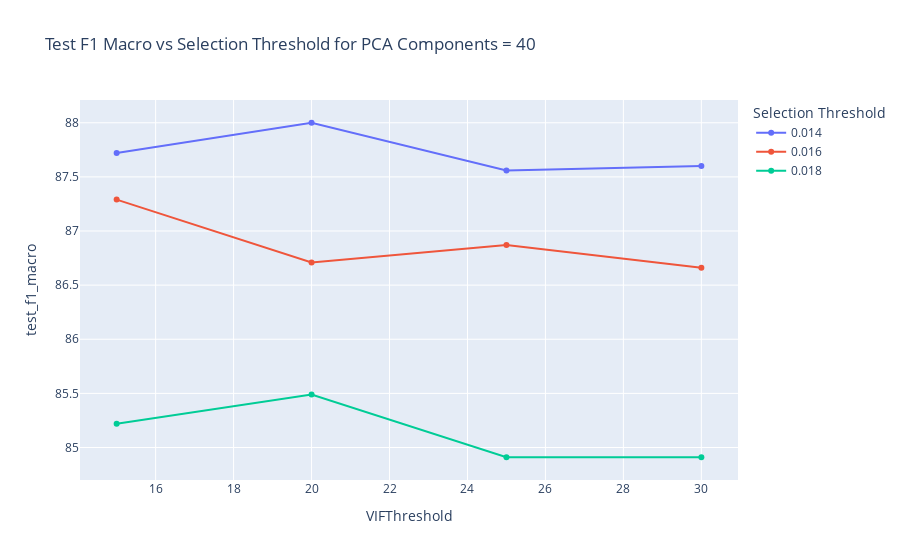
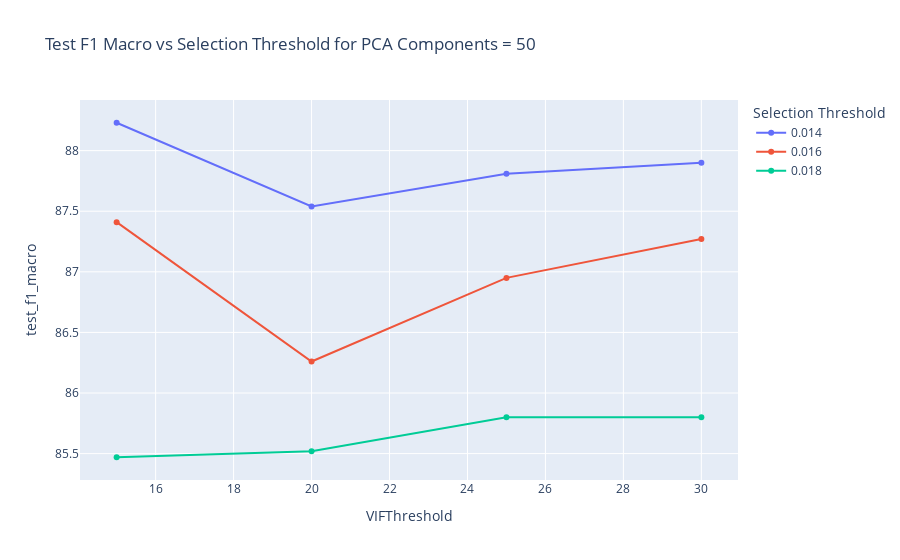
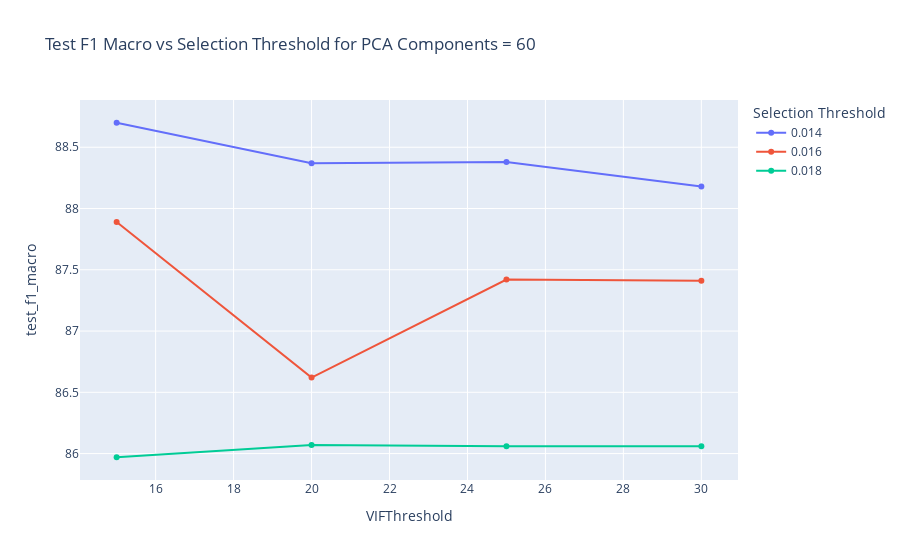
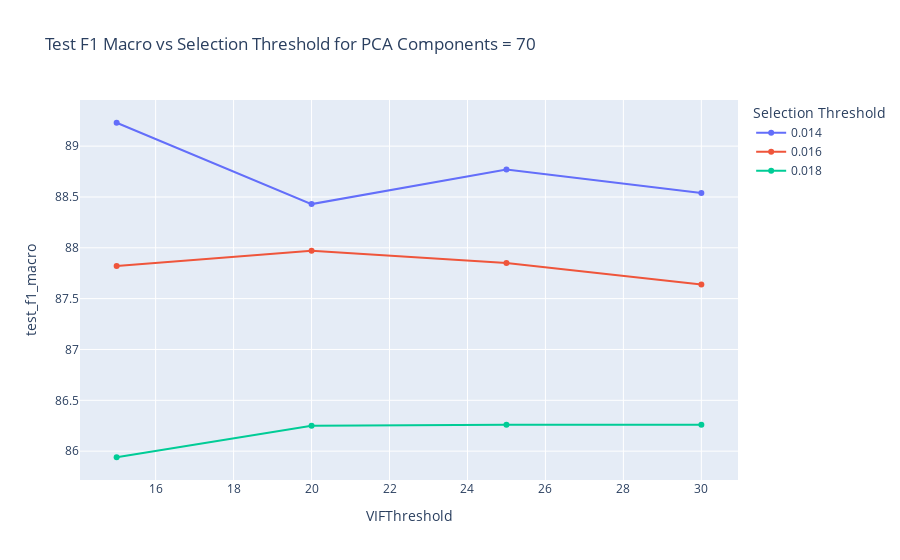

Source (notebook cell) for these figures, in order:
### Code cell
l = list(range(40,101,10))  # example value
# Filter the dataframe
for chosen_pca in l:
    df_filtered = table[table['PCA_n_Components'] == chosen_pca]
    # Create the line plot
    fig = px.line(df_filtered, 
                x='VIFThreshold', 
                y='test_f1_macro', 
                color='Selection Threshold', 
                markers=True,
                title=f"Test F1 Macro vs Selection Threshold for PCA Components = {chosen_pca}")

    fig.show()

### Figure 1 — Plotly figure (JSON) as saved in the notebook; plotly's stock layout.template omitted (floating-point values rounded to 4 significant figures)
{"data": [{"hovertemplate": "Selection Threshold=0.014<br>VIFThreshold=%{x}<br>test_f1_macro=%{y}<extra></extra>", "legendgroup": "0.014", "line": {"color": "#636efa", "dash": "solid"}, "marker": {"symbol": "circle"}, "mode": "lines+markers", "name": "0.014", "orientation": "v", "showlegend": true, "type": "scatter", "x": [15, 20, 25, 30], "xaxis": "x", "y": [87.72, 88.0, 87.56, 87.6], "yaxis": "y"}, {"hovertemplate": "Selection Threshold=0.016<br>VIFThreshold=%{x}<br>test_f1_macro=%{y}<extra></extra>", "legendgroup": "0.016", "line": {"color": "#EF553B", "dash": "solid"}, "marker": {"symbol": "circle"}, "mode": "lines+markers", "name": "0.016", "orientation": "v", "showlegend": true, "type": "scatter", "x": [15, 20, 25, 30], "xaxis": "x", "y": [87.29, 86.71, 86.87, 86.66], "yaxis": "y"}, {"hovertemplate": "Selection Threshold=0.018<br>VIFThreshold=%{x}<br>test_f1_macro=%{y}<extra></extra>", "legendgroup": "0.018", "line": {"color": "#00cc96", "dash": "solid"}, "marker": {"symbol": "circle"}, "mode": "lines+markers", "name": "0.018", "orientation": "v", "showlegend": true, "type": "scatter", "x": [15, 20, 25, 30], "xaxis": "x", "y": [85.22, 85.49, 84.91, 84.91], "yaxis": "y"}], "layout": {"legend": {"title": {"text": "Selection Threshold"}, "tracegroupgap": 0}, "title": {"text": "Test F1 Macro vs Selection Threshold for PCA Components = 40"}, "xaxis": {"anchor": "y", "domain": [0, 1], "title": {"text": "VIFThreshold"}}, "yaxis": {"anchor": "x", "domain": [0, 1], "title": {"text": "test_f1_macro"}}}}

### Figure 2 — Plotly figure (JSON) as saved in the notebook; plotly's stock layout.template omitted (floating-point values rounded to 4 significant figures)
{"data": [{"hovertemplate": "Selection Threshold=0.014<br>VIFThreshold=%{x}<br>test_f1_macro=%{y}<extra></extra>", "legendgroup": "0.014", "line": {"color": "#636efa", "dash": "solid"}, "marker": {"symbol": "circle"}, "mode": "lines+markers", "name": "0.014", "orientation": "v", "showlegend": true, "type": "scatter", "x": [15, 20, 25, 30], "xaxis": "x", "y": [88.23, 87.54, 87.81, 87.9], "yaxis": "y"}, {"hovertemplate": "Selection Threshold=0.016<br>VIFThreshold=%{x}<br>test_f1_macro=%{y}<extra></extra>", "legendgroup": "0.016", "line": {"color": "#EF553B", "dash": "solid"}, "marker": {"symbol": "circle"}, "mode": "lines+markers", "name": "0.016", "orientation": "v", "showlegend": true, "type": "scatter", "x": [15, 20, 25, 30], "xaxis": "x", "y": [87.41, 86.26, 86.95, 87.27], "yaxis": "y"}, {"hovertemplate": "Selection Threshold=0.018<br>VIFThreshold=%{x}<br>test_f1_macro=%{y}<extra></extra>", "legendgroup": "0.018", "line": {"color": "#00cc96", "dash": "solid"}, "marker": {"symbol": "circle"}, "mode": "lines+markers", "name": "0.018", "orientation": "v", "showlegend": true, "type": "scatter", "x": [15, 20, 25, 30], "xaxis": "x", "y": [85.47, 85.52, 85.8, 85.8], "yaxis": "y"}], "layout": {"legend": {"title": {"text": "Selection Threshold"}, "tracegroupgap": 0}, "title": {"text": "Test F1 Macro vs Selection Threshold for PCA Components = 50"}, "xaxis": {"anchor": "y", "domain": [0, 1], "title": {"text": "VIFThreshold"}}, "yaxis": {"anchor": "x", "domain": [0, 1], "title": {"text": "test_f1_macro"}}}}

### Figure 3 — Plotly figure (JSON) as saved in the notebook; plotly's stock layout.template omitted (floating-point values rounded to 4 significant figures)
{"data": [{"hovertemplate": "Selection Threshold=0.014<br>VIFThreshold=%{x}<br>test_f1_macro=%{y}<extra></extra>", "legendgroup": "0.014", "line": {"color": "#636efa", "dash": "solid"}, "marker": {"symbol": "circle"}, "mode": "lines+markers", "name": "0.014", "orientation": "v", "showlegend": true, "type": "scatter", "x": [15, 20, 25, 30], "xaxis": "x", "y": [88.7, 88.37, 88.38, 88.18], "yaxis": "y"}, {"hovertemplate": "Selection Threshold=0.016<br>VIFThreshold=%{x}<br>test_f1_macro=%{y}<extra></extra>", "legendgroup": "0.016", "line": {"color": "#EF553B", "dash": "solid"}, "marker": {"symbol": "circle"}, "mode": "lines+markers", "name": "0.016", "orientation": "v", "showlegend": true, "type": "scatter", "x": [15, 20, 25, 30], "xaxis": "x", "y": [87.89, 86.62, 87.42, 87.41], "yaxis": "y"}, {"hovertemplate": "Selection Threshold=0.018<br>VIFThreshold=%{x}<br>test_f1_macro=%{y}<extra></extra>", "legendgroup": "0.018", "line": {"color": "#00cc96", "dash": "solid"}, "marker": {"symbol": "circle"}, "mode": "lines+markers", "name": "0.018", "orientation": "v", "showlegend": true, "type": "scatter", "x": [15, 20, 25, 30], "xaxis": "x", "y": [85.97, 86.07, 86.06, 86.06], "yaxis": "y"}], "layout": {"legend": {"title": {"text": "Selection Threshold"}, "tracegroupgap": 0}, "title": {"text": "Test F1 Macro vs Selection Threshold for PCA Components = 60"}, "xaxis": {"anchor": "y", "domain": [0, 1], "title": {"text": "VIFThreshold"}}, "yaxis": {"anchor": "x", "domain": [0, 1], "title": {"text": "test_f1_macro"}}}}

### Figure 4 — Plotly figure (JSON) as saved in the notebook; plotly's stock layout.template omitted (floating-point values rounded to 4 significant figures)
{"data": [{"hovertemplate": "Selection Threshold=0.014<br>VIFThreshold=%{x}<br>test_f1_macro=%{y}<extra></extra>", "legendgroup": "0.014", "line": {"color": "#636efa", "dash": "solid"}, "marker": {"symbol": "circle"}, "mode": "lines+markers", "name": "0.014", "orientation": "v", "showlegend": true, "type": "scatter", "x": [15, 20, 25, 30], "xaxis": "x", "y": [89.23, 88.43, 88.77, 88.54], "yaxis": "y"}, {"hovertemplate": "Selection Threshold=0.016<br>VIFThreshold=%{x}<br>test_f1_macro=%{y}<extra></extra>", "legendgroup": "0.016", "line": {"color": "#EF553B", "dash": "solid"}, "marker": {"symbol": "circle"}, "mode": "lines+markers", "name": "0.016", "orientation": "v", "showlegend": true, "type": "scatter", "x": [15, 20, 25, 30], "xaxis": "x", "y": [87.82, 87.97, 87.85, 87.64], "yaxis": "y"}, {"hovertemplate": "Selection Threshold=0.018<br>VIFThreshold=%{x}<br>test_f1_macro=%{y}<extra></extra>", "legendgroup": "0.018", "line": {"color": "#00cc96", "dash": "solid"}, "marker": {"symbol": "circle"}, "mode": "lines+markers", "name": "0.018", "orientation": "v", "showlegend": true, "type": "scatter", "x": [15, 20, 25, 30], "xaxis": "x", "y": [85.94, 86.25, 86.26, 86.26], "yaxis": "y"}], "layout": {"legend": {"title": {"text": "Selection Threshold"}, "tracegroupgap": 0}, "title": {"text": "Test F1 Macro vs Selection Threshold for PCA Components = 70"}, "xaxis": {"anchor": "y", "domain": [0, 1], "title": {"text": "VIFThreshold"}}, "yaxis": {"anchor": "x", "domain": [0, 1], "title": {"text": "test_f1_macro"}}}}
